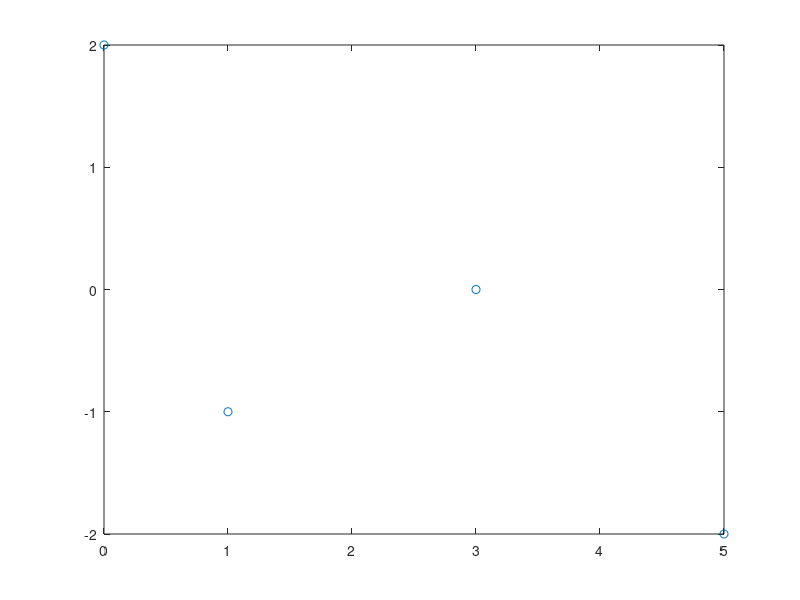
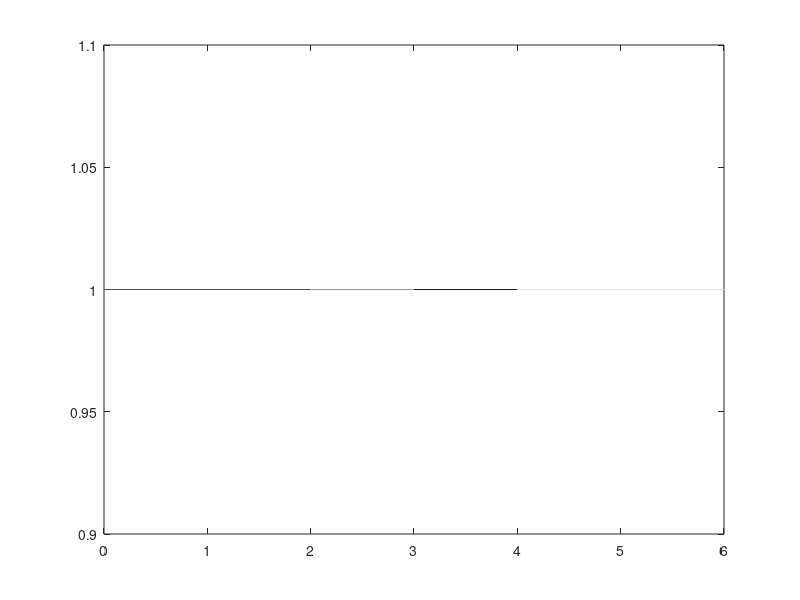
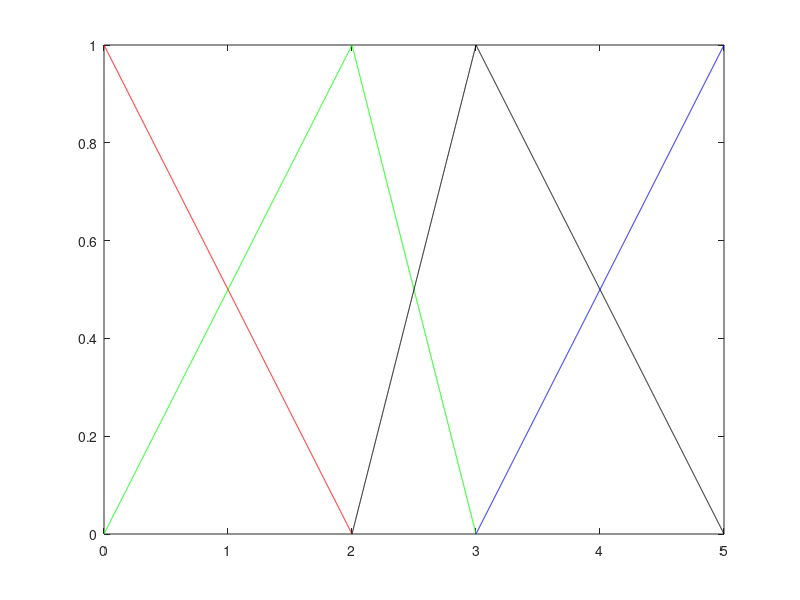
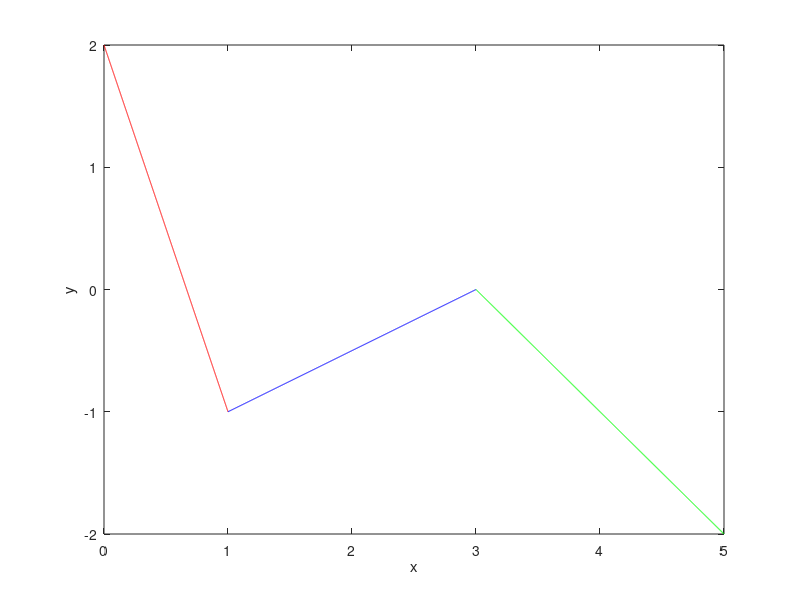

Write the MATLAB code that produced these figures, in order.
%- Reset all
close all;
clear all;
clc;    

%- Points
p0 = [0; 2];
p1 = [1;-1];
p2 = [3; 0];
p3 = [5;-2];

%--------------------------%
%  Curve of degree 0: p=0  %
%--------------------------%

%- Knot vector.
%- t0 = [0, 2, 3, 4, 6];

%- Basis functions
n00 = 1; %- [0,2]
n10 = 1; %- [2,3]
n20 = 1; %- [3,4]
n30 = 1; %- [4,6]

%- Graph
%- Curve
c = n00*p0 + n10*p1 + n20*p2 + n30*p3;
figure('Name','Curve with p=0','NumberTitle','off');
plot([p0(1),p1(1),p2(1),p3(1)],[p0(2),p1(2),p2(2),p3(2)],'o') 
%- Basis functions
figure('Name','Basis functions with p=0','NumberTitle','off');
plot([0 2], [1 1], 'red',[2 3], [1 1], 'green',[3 4], [1 1], 'blue',[4 6], [1 1], 'yellow')


%--------------------------%
%  Curve of degree 1: p=1  %
%--------------------------%

%- Knot vector.
%- t1 = [0, 0, 2, 3, 5, 5];
t1   = 0:0.001:5;       
t11 = t1(t1(:)>=0 & t1(:)<=2);
t12 = t1(t1(:)>=2 & t1(:)<=3);
t13 = t1(t1(:)>=3 & t1(:)<=5);

%- Basis functions
n01     = (2 - t11)./2; %- [0,2]
n11_1   = (t11 ./ 2);   %- [0,2]
n11_2   = (3 - t12);    %- [2,3]
n21_1   = (t12 - 2);    %- [2,3]
n21_2   = (5 - t13)./2; %- [3,5]
n31     = (t13 - 3)./2; %- [3,5]

figure('Name','Basis functions with p=1','NumberTitle','off');
plot(t11,n01,'red',t11,n11_1,'green',t12,n11_2,'green',t12,n21_1,'black',t13,n21_2,'black',t13,n31,'blue');

%- Curve

c1 = n01.*p0   + n11_1.*p1;
c2 = n11_2.*p1 + n21_1.*p2;
c3 = n21_2.*p2 + n31.*p3;
figure('Name','Curve with p=1','NumberTitle','off');
plot(c1(1,:),c1(2,:),'red',c2(1,:),c2(2,:),'blue',c3(1,:),c3(2,:),'green');
xlabel('x');
ylabel('y');

%--------------------------%
%  Curve of degree 2: p=2  %
%--------------------------%

%- Knot vector.
%- t2 = [0, 0, 0, 3, 4, 4, 4];
t2   = 0:0.001:4;       
t21 = t2(t2(:)>=0 & t2(:)<=3);
t22 = t2(t2(:)>=3 & t2(:)<=4);

%- Basis functions
n02     = ((3-t21).^2)./9;         %- [0,3]

n12_1   = (t21.*(3-t21))./9;       %- [0,3]
n12_2   = ((4-t21).*t21)./12;      %- [0,3]
n12_3   = ((4-t22).^2)./4;         %- [3,4]

n22_1   = (t21.^2)./12;            %- [0,3]
n22_2   = (t22.*(4-t22))./4;       %- [3,4]
n22_3   = (4-t22).*(t22-3);        %- [3,4]

n32     = (t22-3).^2;              %- [3,4]

figure('Name','Basis functions with p=2','NumberTitle','off');
plot(t21,n02,'red',...
     t21,n12_1,'green',t21,n12_2,'green',t22,n12_3,'green',...
     t21,n22_1,'blue',t22,n22_2,'blue',t22,n22_3,'blue',...
     t22,n32,'black');

%- Curve
c4 = n02.*p0 + (n12_1 + n12_2).*p1 + n22_1.*p2;
c5 = n12_3.*p1 + (n22_2 + n22_3).*p2 + n32.*p3;
figure('Name','Curve with p=2','NumberTitle','off');
plot(c4(1,:),c4(2,:),'red',c5(1,:),c5(2,:),'blue');
xlabel('x');
ylabel('y');

%--------------------------%
%  Curve of degree 3: p=3  %
%--------------------------%
%- Knot vector.
%- t2 = [0, 0, 0, 0, 1, 1, 1, 1];
t3   = 0:0.001:1;       

%- Basis functions
n03 = (1-t3).^3;
n13 = 3.*((1-t3).^2).*t3;
n23 = 3.*(1-t3).*(t3.^2);
n33 = t3.^3;

figure('Name','Basis functions with p=3','NumberTitle','off');
plot(t3,n03,'red',t3,n13,'blue',t3,n23,'green',t3,n33,'black');

%-Curve

c6 = n03.*p0 + n13.*p1 + n23.*p2 + n33.*p3;

figure('Name','Curve with p=3','NumberTitle','off');
plot(c6(1,:),c6(2,:),'red');
xlabel('x');
ylabel('y');